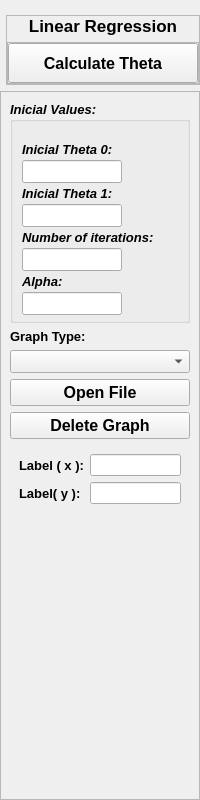
          <widget class="QWidget" name="leftwidget" native="true">
           <property name="geometry">
            <rect>
             <x>0</x>
             <y>0</y>
             <width>200</width>
             <height>800</height>
            </rect>
           </property>
           <property name="minimumSize">
            <size>
             <width>200</width>
             <height>800</height>
            </size>
           </property>
           <property name="maximumSize">
            <size>
             <width>200</width>
             <height>16777215</height>
            </size>
           </property>
           <layout class="QVBoxLayout" name="verticalLayout_8">
            <property name="spacing">
             <number>6</number>
            </property>
            <property name="leftMargin">
             <number>0</number>
            </property>
            <property name="topMargin">
             <number>15</number>
            </property>
            <property name="rightMargin">
             <number>0</number>
            </property>
            <property name="bottomMargin">
             <number>0</number>
            </property>
            <item alignment="Qt::AlignRight">
             <widget class="QFrame" name="frame_4">
              <property name="frameShape">
               <enum>QFrame::StyledPanel</enum>
              </property>
              <property name="frameShadow">
               <enum>QFrame::Raised</enum>
              </property>
              <layout class="QVBoxLayout" name="verticalLayout_9">
               <property name="leftMargin">
                <number>0</number>
               </property>
               <property name="topMargin">
                <number>0</number>
               </property>
               <property name="rightMargin">
                <number>0</number>
               </property>
               <property name="bottomMargin">
                <number>0</number>
               </property>
               <item alignment="Qt::AlignTop">
                <widget class="QLabel" name="head_label_right">
                 <property name="font">
                  <font>
                   <pointsize>13</pointsize>
                   <weight>75</weight>
                   <bold>true</bold>
                  </font>
                 </property>
                 <property name="text">
                  <string>Linear Regression</string>
                 </property>
                 <property name="alignment">
                  <set>Qt::AlignCenter</set>
                 </property>
                </widget>
               </item>
               <item alignment="Qt::AlignRight">
                <widget class="QFrame" name="frame_5">
                 <property name="frameShape">
                  <enum>QFrame::StyledPanel</enum>
                 </property>
                 <property name="frameShadow">
                  <enum>QFrame::Raised</enum>
                 </property>
                 <layout class="QVBoxLayout" name="verticalLayout_10">
                  <property name="spacing">
                   <number>0</number>
                  </property>
                  <property name="leftMargin">
                   <number>0</number>
                  </property>
                  <property name="topMargin">
                   <number>0</number>
                  </property>
                  <property name="rightMargin">
                   <number>0</number>
                  </property>
                  <property name="bottomMargin">
                   <number>0</number>
                  </property>
                  <item alignment="Qt::AlignRight">
                   <widget class="QPushButton" name="Calculate_btn">
                    <property name="sizePolicy">
                     <sizepolicy hsizetype="Expanding" vsizetype="Fixed">
                      <horstretch>0</horstretch>
                      <verstretch>0</verstretch>
                     </sizepolicy>
                    </property>
                    <property name="minimumSize">
                     <size>
                      <width>190</width>
                      <height>40</height>
                     </size>
                    </property>
                    <property name="maximumSize">
                     <size>
                      <width>200</width>
                      <height>40</height>
                     </size>
                    </property>
                    <property name="font">
                     <font>
                      <pointsize>12</pointsize>
                      <weight>75</weight>
                      <bold>true</bold>
                     </font>
                    </property>
                    <property name="text">
                     <string>Calculate Theta</string>
                    </property>
                    <property name="icon">
                     <iconset resource="resources.qrc">
                      <normaloff>:/blue/assets/imagenes/Blue258aad/airplay.svg</normaloff>:/blue/assets/imagenes/Blue258aad/airplay.svg</iconset>
                    </property>
                    <property name="iconSize">
                     <size>
                      <width>20</width>
                      <height>20</height>
                     </size>
                    </property>
                   </widget>
                  </item>
                 </layout>
                </widget>
               </item>
              </layout>
             </widget>
            </item>
            <item>
             <widget class="QFrame" name="frame_6">
              <property name="frameShape">
               <enum>QFrame::StyledPanel</enum>
              </property>
              <property name="frameShadow">
               <enum>QFrame::Raised</enum>
              </property>
              <layout class="QVBoxLayout" name="verticalLayout_11">
               <item>
                <widget class="QGroupBox" name="InicialBox">
                 <property name="minimumSize">
                  <size>
                   <width>180</width>
                   <height>0</height>
                  </size>
                 </property>
                 <property name="maximumSize">
                  <size>
                   <width>180</width>
                   <height>16777215</height>
                  </size>
                 </property>
                 <property name="font">
                  <font>
                   <pointsize>10</pointsize>
                   <weight>75</weight>
                   <italic>true</italic>
                   <bold>true</bold>
                  </font>
                 </property>
                 <property name="title">
                  <string>Inicial Values:</string>
                 </property>
                 <property name="flat">
                  <bool>false</bool>
                 </property>
                 <property name="checkable">
                  <bool>false</bool>
                 </property>
                 <layout class="QVBoxLayout" name="verticalLayout_12">
                  <property name="spacing">
                   <number>3</number>
                  </property>
                  <property name="topMargin">
                   <number>20</number>
                  </property>
                  <property name="bottomMargin">
                   <number>5</number>
                  </property>
                  <item>
                   <widget class="QLabel" name="theta0_label">
                    <property name="font">
                     <font>
                      <pointsize>10</pointsize>
                      <weight>75</weight>
                      <bold>true</bold>
                     </font>
                    </property>
                    <property name="text">
                     <string>Inicial Theta 0:</string>
                    </property>
                   </widget>
                  </item>
                  <item>
                   <widget class="QLineEdit" name="theta_0">
                    <property name="minimumSize">
                     <size>
                      <width>100</width>
                      <height>20</height>
                     </size>
                    </property>
                    <property name="maximumSize">
                     <size>
                      <width>100</width>
                      <height>16777215</height>
                     </size>
                    </property>
                   </widget>
                  </item>
                  <item>
                   <widget class="QLabel" name="theta1_label">
                    <property name="font">
                     <font>
                      <pointsize>10</pointsize>
                      <weight>75</weight>
                      <bold>true</bold>
                     </font>
                    </property>
                    <property name="text">
                     <string>Inicial Theta 1:</string>
                    </property>
                   </widget>
                  </item>
                  <item>
                   <widget class="QLineEdit" name="theta_1">
                    <property name="minimumSize">
                     <size>
                      <width>100</width>
                      <height>20</height>
                     </size>
                    </property>
                    <property name="maximumSize">
                     <size>
                      <width>100</width>
                      <height>16777215</height>
                     </size>
                    </property>
                   </widget>
                  </item>
                  <item>
                   <widget class="QLabel" name="Itera_label">
                    <property name="font">
                     <font>
                      <pointsize>10</pointsize>
                      <weight>75</weight>
                      <bold>true</bold>
                     </font>
                    </property>
                    <property name="text">
                     <string>Number of iterations:</string>
                    </property>
                   </widget>
                  </item>
                  <item>
                   <widget class="QLineEdit" name="value_iterations">
                    <property name="minimumSize">
                     <size>
                      <width>100</width>
                      <height>20</height>
                     </size>
                    </property>
                    <property name="maximumSize">
                     <size>
                      <width>100</width>
                      <height>16777215</height>
                     </size>
                    </property>
                   </widget>
                  </item>
                  <item>
                   <widget class="QLabel" name="Alpha_label">
                    <property name="font">
                     <font>
                      <pointsize>10</pointsize>
                      <weight>75</weight>
                      <bold>true</bold>
                     </font>
                    </property>
                    <property name="text">
                     <string>Alpha:</string>
                    </property>
                   </widget>
                  </item>
                  <item>
                   <widget class="QLineEdit" name="Alpha">
                    <property name="minimumSize">
                     <size>
                      <width>100</width>
                      <height>20</height>
                     </size>
                    </property>
                    <property name="maximumSize">
                     <size>
                      <width>100</width>
                      <height>16777215</height>
                     </size>
                    </property>
                   </widget>
                  </item>
                 </layout>
                </widget>
               </item>
               <item>
                <widget class="QLabel" name="graph_label_gbox">
                 <property name="font">
                  <font>
                   <pointsize>10</pointsize>
                   <weight>75</weight>
                   <bold>true</bold>
                  </font>
                 </property>
                 <property name="text">
                  <string>Graph Type:</string>
                 </property>
                </widget>
               </item>
               <item>
                <widget class="QComboBox" name="Graph_cboBox">
                 <property name="minimumSize">
                  <size>
                   <width>0</width>
                   <height>20</height>
                  </size>
                 </property>
                 <property name="font">
                  <font>
                   <pointsize>10</pointsize>
                   <italic>true</italic>
                  </font>
                 </property>
                 <property name="toolTip">
                  <string>&lt;html&gt;&lt;head/&gt;&lt;body&gt;&lt;p&gt;Surface the graphs&lt;/p&gt;&lt;/body&gt;&lt;/html&gt;</string>
                 </property>
                </widget>
               </item>
               <item>
                <widget class="QPushButton" name="Btn_Open_file">
                 <property name="font">
                  <font>
                   <pointsize>12</pointsize>
                   <weight>75</weight>
                   <bold>true</bold>
                  </font>
                 </property>
                 <property name="text">
                  <string>Open File</string>
                 </property>
                 <property name="icon">
                  <iconset resource="resources.qrc">
                   <normaloff>:/blue/assets/imagenes/Blue258aad/folder-plus.svg</normaloff>:/blue/assets/imagenes/Blue258aad/folder-plus.svg</iconset>
                 </property>
                 <property name="iconSize">
                  <size>
                   <width>20</width>
                   <height>20</height>
                  </size>
                 </property>
                </widget>
               </item>
               <item>
                <widget class="QPushButton" name="Btn_Delete_graph">
                 <property name="font">
                  <font>
                   <pointsize>12</pointsize>
                   <weight>75</weight>
                   <bold>true</bold>
                  </font>
                 </property>
                 <property name="text">
                  <string>Delete Graph</string>
                 </property>
                 <property name="icon">
                  <iconset resource="resources.qrc">
                   <normaloff>:/blue/assets/imagenes/Blue258aad/trash-2.svg</normaloff>:/blue/assets/imagenes/Blue258aad/trash-2.svg</iconset>
                 </property>
                 <property name="iconSize">
                  <size>
                   <width>20</width>
                   <height>20</height>
                  </size>
                 </property>
                </widget>
               </item>
               <item>
                <widget class="QWidget" name="label_XY_label_widget" native="true">
                 <layout class="QGridLayout" name="gridLayout_3">
                  <item row="0" column="0">
                   <widget class="QLabel" name="axe_x_label">
                    <property name="font">
                     <font>
                      <pointsize>10</pointsize>
                      <weight>75</weight>
                      <bold>true</bold>
                     </font>
                    </property>
                    <property name="text">
                     <string>Label ( x ):</string>
                    </property>
                   </widget>
                  </item>
                  <item row="0" column="1">
                   <widget class="QLineEdit" name="axe_x_Qline">
                    <property name="minimumSize">
                     <size>
                      <width>0</width>
                      <height>20</height>
                     </size>
                    </property>
                   </widget>
                  </item>
                  <item row="1" column="1">
                   <widget class="QLineEdit" name="axe_y_Qline">
                    <property name="minimumSize">
                     <size>
                      <width>0</width>
                      <height>20</height>
                     </size>
                    </property>
                   </widget>
                  </item>
                  <item row="1" column="0">
                   <widget class="QLabel" name="axe_y_label">
                    <property name="font">
                     <font>
                      <pointsize>10</pointsize>
                      <weight>75</weight>
                      <bold>true</bold>
                     </font>
                    </property>
                    <property name="text">
                     <string>Label( y ):</string>
                    </property>
                   </widget>
                  </item>
                 </layout>
                </widget>
               </item>
               <item>
                <spacer name="verticalSpacer_2">
                 <property name="orientation">
                  <enum>Qt::Vertical</enum>
                 </property>
                 <property name="sizeHint" stdset="0">
                  <size>
                   <width>20</width>
                   <height>40</height>
                  </size>
                 </property>
                </spacer>
               </item>
              </layout>
             </widget>
            </item>
           </layout>
          </widget>
